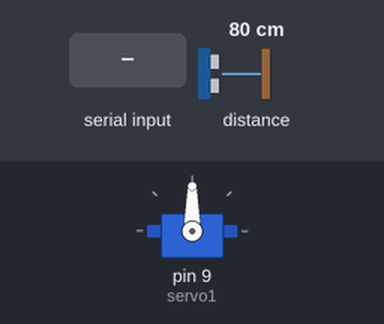
The sketch below on a simulated Arduino Uno, built with avr-gcc and run on an emulated ATmega328P. Parts: servo. Inputs (shaded band) come from the test bench; at power-on: distance to the obstacle 80 cm. What the sketch prints to the serial monitor is not drawn.

Above: at 1.2 s.
1.3 s: "30,150\n" received over Serial
At 2.4 s:
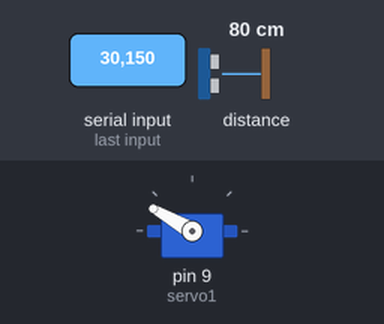
At 3.5 s:
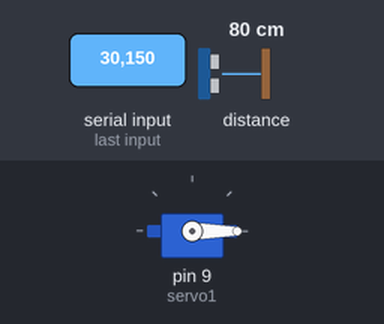
4.1 s: "90,45\n" received over Serial
At 4.8 s:
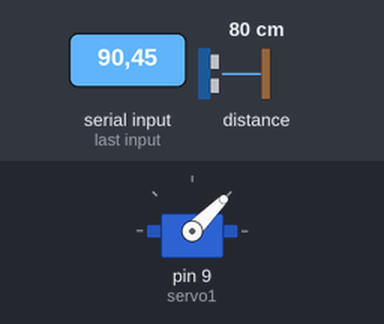
Timing chart, 0 to 7.1 s (numbered marks = the images above; inputs shaded):
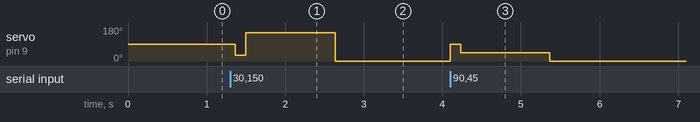

The sketch:

telemetria_vl53l0x_servo.ino.ino
```cpp
// Biblioteca do Servo
#include <Servo.h>

// Biblioteca do sensor laser
#include "Adafruit_VL53L0X.h"

// Cria objeto servo
Servo servo1;

// Cria objeto sensor laser
Adafruit_VL53L0X lox = Adafruit_VL53L0X();

void setup()
{
  // Inicializa comunicação serial
  Serial.begin(115200);

  // Servo conectado no pino 9
  servo1.attach(9);

  // Servo inicia centralizado
  servo1.write(90);

  // Inicializa sensor VL53L0X
  if (!lox.begin())
  {
    Serial.println("ERRO_SENSOR");

    while(1);
  }
}

void loop()
{
  // Estrutura usada pelo sensor
  VL53L0X_RangingMeasurementData_t measure;

  // Faz leitura da distância
  lox.rangingTest(&measure, false);

  // Se leitura válida
  if(measure.RangeStatus != 4)
  {
    // Envia distância para Python
    Serial.println(
      measure.RangeMilliMeter
    );
  }

  // Recebe ângulo vindo do Python
  if(Serial.available())
  {
    int angulo = Serial.parseInt();

    // Garante ângulo válido
    if(angulo >= 0 && angulo <= 180)
    {
      servo1.write(angulo);
    }
  }

  delay(100);
}
```

Measured:
- after the input at 1.3 s, servo on pin 9 (servo1): 90° → 30° after 0.07 s, → 150° 0.13 s later, → 0° 1.1 s later
- after the input at 4.1 s, servo on pin 9 (servo1): 0° → 90° at once, → 45° 0.13 s later, → 0° 1.1 s later
